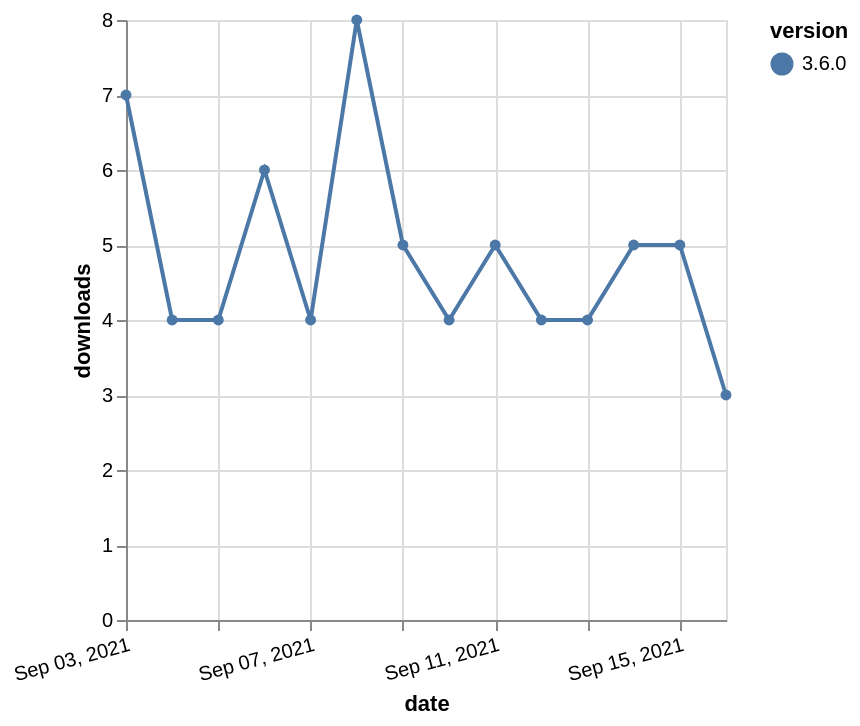

The Vega-Lite source for this figure:
### Vega-Lite specification from a JSON file in a GitHub repository (floating-point values rounded to 4 significant figures)
{"$schema": "https://vega.github.io/schema/vega-lite/v5.json", "description": "A simple bar chart with embedded data.", "data": {"values": [{"date": "2021-09-03", "total": 6487, "delta": 7, "version": "3.6.0"}, {"date": "2021-09-04", "total": 6491, "delta": 4, "version": "3.6.0"}, {"date": "2021-09-05", "total": 6495, "delta": 4, "version": "3.6.0"}, {"date": "2021-09-06", "total": 6501, "delta": 6, "version": "3.6.0"}, {"date": "2021-09-07", "total": 6505, "delta": 4, "version": "3.6.0"}, {"date": "2021-09-08", "total": 6513, "delta": 8, "version": "3.6.0"}, {"date": "2021-09-09", "total": 6518, "delta": 5, "version": "3.6.0"}, {"date": "2021-09-10", "total": 6522, "delta": 4, "version": "3.6.0"}, {"date": "2021-09-11", "total": 6527, "delta": 5, "version": "3.6.0"}, {"date": "2021-09-12", "total": 6531, "delta": 4, "version": "3.6.0"}, {"date": "2021-09-13", "total": 6535, "delta": 4, "version": "3.6.0"}, {"date": "2021-09-14", "total": 6540, "delta": 5, "version": "3.6.0"}, {"date": "2021-09-15", "total": 6545, "delta": 5, "version": "3.6.0"}, {"date": "2021-09-16", "total": 6548, "delta": 3, "version": "3.6.0"}]}, "width": "container", "mark": {"type": "line", "point": {"filled": true}}, "encoding": {"x": {"field": "date", "type": "temporal", "timeUnit": "yearmonthdate", "title": "date", "axis": {"labelAngle": -15}}, "y": {"field": "delta", "type": "quantitative", "title": "downloads"}, "color": {"field": "version", "type": "nominal"}, "tooltip": {"field": "delta"}}}
